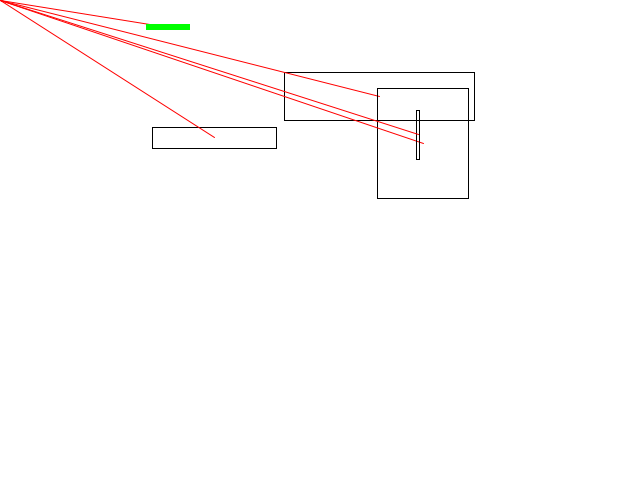
Frame 1 (no input)
Frame 60 (the mouse pressed at the canvas centre just before this capture): identical to frame 1, image omitted
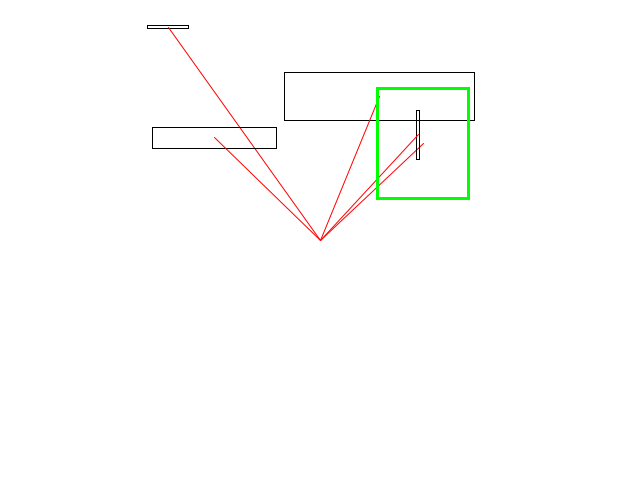
Frame 120 (the mouse held since frame 60 and released just before this capture)

The Processing sketch that drew these frames (run headless with seeded random() and noise(); from frame 60 on, the mouse is pressed at the canvas centre):

// Processing sketch: aip121
// ── aip121.pde
// 下記のプログラムの(1)-(4)を埋めてプログラムを完成させましょう，
class MyRect {
  PVector p1; // 始点の座標
  float w, h; // 横，縦
  // コンストラクタ
  MyRect() {
    p1=new PVector(random(width-200), random(height-200));
    w=random(200); // 幅
    h=random(200); // 高さ
  }

 // 始点・終点間に長方形を描画する
  void display() {
    stroke(0);
    rect(p1.x, p1.y, w, h);
  }
  // マウスと図形中心との最短距離を求める
  float distance(PVector m) {
    PVector p=p1.copy();  // p1の複製をpに作成
    
    p.add(new PVector(w/2,h/2));
    
    stroke(255, 0, 0);             // 求めた最短距離の線を描画
    line(m.x, m.y, p.x, p.y);
    return p.dist(m);
  }
}

ArrayList<MyRect> rects;  //MyRectを入れる配列リストを用意

void setup() {
  size(640, 480);
  rects=new ArrayList<MyRect>();  // リスト生成
  for (int i=0; i<5; i++) {
    rects.add(new MyRect());// ランダム直線を生成し追加
  }
}

void draw() {
  background(255);
  noFill();

  PVector m=new PVector(mouseX, mouseY);

  strokeWeight(1);
  MyRect nearest=rects.get(0); // 最も近い線分を0番目としておく
  float min=10000;
  for (MyRect l : rects){   // lに1つずつ取り出しながら
    l.display();            // 表示
    float d=l.distance(m);  // 距離を求める
    if (d<min) {            // より短いなら
      nearest=l;            // 記録更新
      min=d;
    }
  }

  // 一番近い線を緑で上書き
  strokeWeight(3);
  stroke(0, 255, 0);
  rect(nearest.p1.x, nearest.p1.y ,nearest.w, nearest.h);  
}

void keyPressed() {
  if (key == 's') {
    save("3MI37-12-1.PNG");
  }
}
